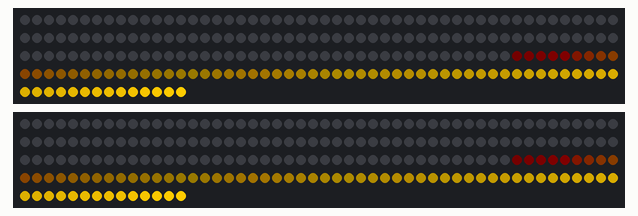
Simulated run of this sketch. Board: Arduino Uno, built with avr-gcc and run on an emulated ATmega328P. Parts: 2 × 214 RGB LEDs in strip order, left to right, continuing on the next row. Dim RGB values are drawn brighter than linear.

Above: at 60.4 s.
At 61.2 s:
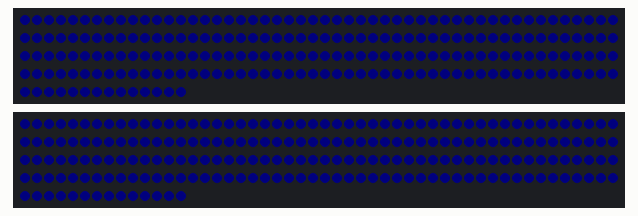
At 70.1 s:
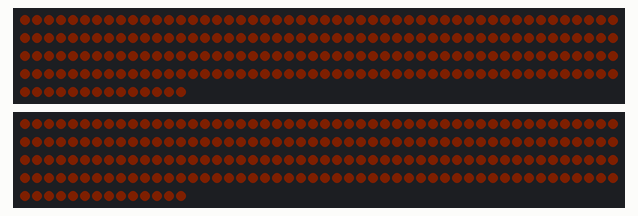

Measured:
- what the display in image 0 shows lasts 0.8 s, from 60.3 s to 61.1 s
- what the display in image 1 shows lasts 4.5 s, from 61.1 s to 65.6 s

The sketch:

redul_custom_led.ino
```cpp
#define FASTLED_ALLOW_INTERRUPTS 0
#include <FastLED.h>
FASTLED_USING_NAMESPACE

#define NUM_LEDS 214
#define LED_TYPE WS2812B
#define COLOR_ORDER GRB

CRGB leds[NUM_LEDS];

CRGB RED_custom = CRGB(255, 0, 0);       // 210,   0,  60
CRGB BLUE_custom = CRGB(15, 0, 255);    // 15,    0,  105
CRGB YELLOW_custom = CRGB(255, 204, 0);     // 255, 204,  0

void setup() {
  // put your setup code here, to run once:
  delay(3000);
  FastLED.addLeds<LED_TYPE, 2, COLOR_ORDER>(leds, NUM_LEDS);//.setCorrection(TypicalLEDStrip);
  FastLED.addLeds<LED_TYPE, 4, COLOR_ORDER>(leds, NUM_LEDS);//.setCorrection(TypicalLEDStrip);

  FastLED.setBrightness(255);

  fill_solid(leds, NUM_LEDS, CRGB::Black);

  FastLED.show();
}

void loop() {

  for (int j=0; j<5; j++) {
    color_beam();
  }

  flashes();


}

void flashes() {
  for (int i = 0; i < 5; i++) {
    fill_solid(leds, NUM_LEDS, BLUE_custom);
    delay(100);

    for (int j = 0; j < 40; j++) {
      nscale8(leds, NUM_LEDS, 235);
      FastLED.show();
    }
    if ((i == 1) || (i == 4)) {
      delay(200);
    }
  }

  for (int i = 0; i < 5; i++) {
    fill_solid(leds, NUM_LEDS, RED_custom);
    delay(100);

    for (int j = 0; j < 40; j++) {
      nscale8(leds, NUM_LEDS, 235);
      FastLED.show();
    }
    if ((i == 1) || (i == 4)) {
      delay(200);
    }
  }

  for (int i = 0; i < 5; i++) {
    fill_solid(leds, NUM_LEDS, YELLOW_custom);
    delay(100);

    for (int j = 0; j < 40; j++) {
      nscale8(leds, NUM_LEDS, 235);
      FastLED.show();
    }
    if ((i == 1) || (i == 4)) {
      delay(200);
    }
  }

}

void color_beam() {
  for (int i = 0; i < NUM_LEDS; i++) {

    leds[i] = BLUE_custom;

    FastLED.show();

    nscale8(leds, NUM_LEDS, 245);
  }

  for (int i = 0; i < NUM_LEDS; i++) {

    leds[i] = RED_custom;

    FastLED.show();

    nscale8(leds, NUM_LEDS, 245);
  }

  for (int i = 0; i < NUM_LEDS; i++) {

    leds[i] = YELLOW_custom;

    FastLED.show();

    nscale8(leds, NUM_LEDS, 245);
  }

}
```
